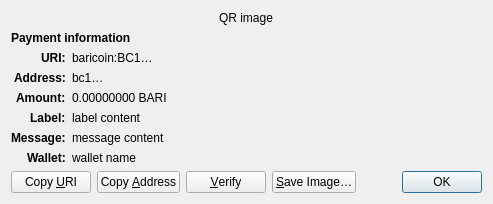
<?xml version="1.0" encoding="UTF-8"?>
<ui version="4.0">
 <class>ReceiveRequestDialog</class>
 <widget class="QDialog" name="ReceiveRequestDialog">
  <property name="geometry">
   <rect>
    <x>0</x>
    <y>0</y>
    <width>413</width>
    <height>229</height>
   </rect>
  </property>
  <property name="windowTitle">
   <string>Request payment to …</string>
  </property>
  <layout class="QGridLayout" name="gridLayout" columnstretch="0,1">
   <property name="sizeConstraint">
    <enum>QLayout::SetFixedSize</enum>
   </property>
   <item row="0" column="0" colspan="2" alignment="Qt::AlignHCenter">
    <widget class="QRImageWidget" name="qr_code">
     <property name="text">
      <string notr="true">QR image</string>
     </property>
     <property name="textInteractionFlags">
      <set>Qt::NoTextInteraction</set>
     </property>
    </widget>
   </item>
   <item row="1" column="0" colspan="2">
    <widget class="QLabel" name="payment_header">
     <property name="font">
      <font>
       <weight>75</weight>
       <bold>true</bold>
      </font>
     </property>
     <property name="text">
      <string>Payment information</string>
     </property>
     <property name="textInteractionFlags">
      <set>Qt::NoTextInteraction</set>
     </property>
    </widget>
   </item>
   <item row="2" column="0" alignment="Qt::AlignRight|Qt::AlignTop">
    <widget class="QLabel" name="uri_tag">
     <property name="font">
      <font>
       <weight>75</weight>
       <bold>true</bold>
      </font>
     </property>
     <property name="text">
      <string notr="true">URI:</string>
     </property>
     <property name="textFormat">
      <enum>Qt::PlainText</enum>
     </property>
     <property name="textInteractionFlags">
      <set>Qt::NoTextInteraction</set>
     </property>
    </widget>
   </item>
   <item row="2" column="1" alignment="Qt::AlignTop">
    <widget class="QLabel" name="uri_content">
     <property name="text">
      <string notr="true">baricoin:BC1…</string>
     </property>
     <property name="textFormat">
      <enum>Qt::RichText</enum>
     </property>
     <property name="wordWrap">
      <bool>true</bool>
     </property>
     <property name="textInteractionFlags">
      <set>Qt::TextSelectableByMouse</set>
     </property>
    </widget>
   </item>
   <item row="3" column="0" alignment="Qt::AlignRight|Qt::AlignTop">
    <widget class="QLabel" name="address_tag">
     <property name="font">
      <font>
       <weight>75</weight>
       <bold>true</bold>
      </font>
     </property>
     <property name="text">
      <string>Address:</string>
     </property>
     <property name="textInteractionFlags">
      <set>Qt::NoTextInteraction</set>
     </property>
    </widget>
   </item>
   <item row="3" column="1" alignment="Qt::AlignTop">
    <widget class="QLabel" name="address_content">
     <property name="text">
      <string notr="true">bc1…</string>
     </property>
     <property name="textFormat">
      <enum>Qt::PlainText</enum>
     </property>
     <property name="textInteractionFlags">
      <set>Qt::TextSelectableByMouse</set>
     </property>
    </widget>
   </item>
   <item row="4" column="0" alignment="Qt::AlignRight|Qt::AlignTop">
    <widget class="QLabel" name="amount_tag">
     <property name="font">
      <font>
       <weight>75</weight>
       <bold>true</bold>
      </font>
     </property>
     <property name="text">
      <string>Amount:</string>
     </property>
     <property name="textInteractionFlags">
      <set>Qt::NoTextInteraction</set>
     </property>
    </widget>
   </item>
   <item row="4" column="1" alignment="Qt::AlignTop">
    <widget class="QLabel" name="amount_content">
     <property name="text">
      <string notr="true">0.00000000 BARI</string>
     </property>
     <property name="textFormat">
      <enum>Qt::PlainText</enum>
     </property>
     <property name="textInteractionFlags">
      <set>Qt::TextSelectableByMouse</set>
     </property>
    </widget>
   </item>
   <item row="5" column="0" alignment="Qt::AlignRight|Qt::AlignTop">
    <widget class="QLabel" name="label_tag">
     <property name="font">
      <font>
       <weight>75</weight>
       <bold>true</bold>
      </font>
     </property>
     <property name="text">
      <string>Label:</string>
     </property>
     <property name="textInteractionFlags">
      <set>Qt::NoTextInteraction</set>
     </property>
    </widget>
   </item>
   <item row="5" column="1" alignment="Qt::AlignTop">
    <widget class="QLabel" name="label_content">
     <property name="text">
      <string notr="true">label content</string>
     </property>
     <property name="textFormat">
      <enum>Qt::PlainText</enum>
     </property>
     <property name="wordWrap">
      <bool>true</bool>
     </property>
     <property name="textInteractionFlags">
      <set>Qt::TextSelectableByMouse</set>
     </property>
    </widget>
   </item>
   <item row="6" column="0" alignment="Qt::AlignRight|Qt::AlignTop">
    <widget class="QLabel" name="message_tag">
     <property name="font">
      <font>
       <weight>75</weight>
       <bold>true</bold>
      </font>
     </property>
     <property name="text">
      <string>Message:</string>
     </property>
     <property name="textInteractionFlags">
      <set>Qt::NoTextInteraction</set>
     </property>
    </widget>
   </item>
   <item row="6" column="1" alignment="Qt::AlignTop">
    <widget class="QLabel" name="message_content">
     <property name="text">
      <string notr="true">message content</string>
     </property>
     <property name="textFormat">
      <enum>Qt::PlainText</enum>
     </property>
     <property name="wordWrap">
      <bool>true</bool>
     </property>
     <property name="textInteractionFlags">
      <set>Qt::TextSelectableByMouse</set>
     </property>
    </widget>
   </item>
   <item row="7" column="0" alignment="Qt::AlignRight|Qt::AlignTop">
    <widget class="QLabel" name="wallet_tag">
     <property name="font">
      <font>
       <weight>75</weight>
       <bold>true</bold>
      </font>
     </property>
     <property name="text">
      <string>Wallet:</string>
     </property>
     <property name="textInteractionFlags">
      <set>Qt::NoTextInteraction</set>
     </property>
    </widget>
   </item>
   <item row="7" column="1" alignment="Qt::AlignTop">
    <widget class="QLabel" name="wallet_content">
     <property name="text">
      <string notr="true">wallet name</string>
     </property>
     <property name="textFormat">
      <enum>Qt::PlainText</enum>
     </property>
     <property name="wordWrap">
      <bool>true</bool>
     </property>
     <property name="textInteractionFlags">
      <set>Qt::TextSelectableByMouse</set>
     </property>
    </widget>
   </item>
   <item row="8" column="0" colspan="2">
    <layout class="QHBoxLayout" name="horizontalLayout">
     <item>
      <widget class="QPushButton" name="btnCopyURI">
       <property name="text">
        <string>Copy &amp;URI</string>
       </property>
       <property name="autoDefault">
        <bool>false</bool>
       </property>
      </widget>
     </item>
     <item>
      <widget class="QPushButton" name="btnCopyAddress">
       <property name="text">
        <string>Copy &amp;Address</string>
       </property>
       <property name="autoDefault">
        <bool>false</bool>
       </property>
      </widget>
     </item>
     <item>
      <widget class="QPushButton" name="btnVerify">
       <property name="text">
        <string>&amp;Verify</string>
       </property>
       <property name="toolTip">
        <string>Verify this address on e.g. a hardware wallet screen</string>
       </property>
       <property name="autoDefault">
        <bool>false</bool>
       </property>
      </widget>
     </item>
     <item>
      <widget class="QPushButton" name="btnSaveAs">
       <property name="text">
        <string>&amp;Save Image…</string>
       </property>
       <property name="autoDefault">
        <bool>false</bool>
       </property>
      </widget>
     </item>
     <item>
      <spacer name="horizontalSpacer_2">
       <property name="orientation">
        <enum>Qt::Horizontal</enum>
       </property>
       <property name="sizeHint" stdset="0">
        <size>
         <width>40</width>
         <height>20</height>
        </size>
       </property>
      </spacer>
     </item>
     <item>
      <widget class="QDialogButtonBox" name="buttonBox">
       <property name="focusPolicy">
        <enum>Qt::StrongFocus</enum>
       </property>
       <property name="standardButtons">
        <set>QDialogButtonBox::Ok</set>
       </property>
      </widget>
     </item>
    </layout>
   </item>
  </layout>
 </widget>
 <customwidgets>
  <customwidget>
   <class>QRImageWidget</class>
   <extends>QLabel</extends>
   <header>qt/qrimagewidget.h</header>
  </customwidget>
 </customwidgets>
 <tabstops>
  <tabstop>buttonBox</tabstop>
  <tabstop>btnCopyURI</tabstop>
  <tabstop>btnCopyAddress</tabstop>
  <tabstop>btnSaveAs</tabstop>
 </tabstops>
 <resources/>
 <connections>
  <connection>
   <sender>buttonBox</sender>
   <signal>accepted()</signal>
   <receiver>ReceiveRequestDialog</receiver>
   <slot>accept()</slot>
   <hints>
    <hint type="sourcelabel">
     <x>135</x>
     <y>230</y>
    </hint>
    <hint type="destinationlabel">
     <x>135</x>
     <y>126</y>
    </hint>
   </hints>
  </connection>
 </connections>
</ui>
